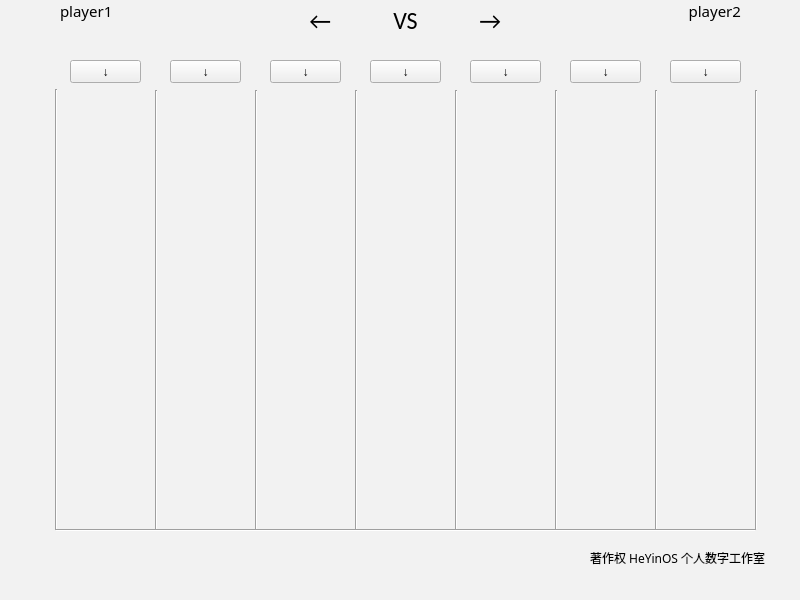
<?xml version="1.0" encoding="UTF-8"?>
<ui version="4.0">
 <class>MainWindow</class>
 <widget class="QMainWindow" name="MainWindow">
  <property name="geometry">
   <rect>
    <x>0</x>
    <y>0</y>
    <width>800</width>
    <height>600</height>
   </rect>
  </property>
  <property name="palette">
   <palette>
    <active>
     <colorrole role="Base">
      <brush brushstyle="SolidPattern">
       <color alpha="255">
        <red>255</red>
        <green>255</green>
        <blue>255</blue>
       </color>
      </brush>
     </colorrole>
     <colorrole role="Window">
      <brush brushstyle="SolidPattern">
       <color alpha="255">
        <red>242</red>
        <green>242</green>
        <blue>242</blue>
       </color>
      </brush>
     </colorrole>
    </active>
    <inactive>
     <colorrole role="Base">
      <brush brushstyle="SolidPattern">
       <color alpha="255">
        <red>255</red>
        <green>255</green>
        <blue>255</blue>
       </color>
      </brush>
     </colorrole>
     <colorrole role="Window">
      <brush brushstyle="SolidPattern">
       <color alpha="255">
        <red>242</red>
        <green>242</green>
        <blue>242</blue>
       </color>
      </brush>
     </colorrole>
    </inactive>
    <disabled>
     <colorrole role="Base">
      <brush brushstyle="SolidPattern">
       <color alpha="255">
        <red>242</red>
        <green>242</green>
        <blue>242</blue>
       </color>
      </brush>
     </colorrole>
     <colorrole role="Window">
      <brush brushstyle="SolidPattern">
       <color alpha="255">
        <red>242</red>
        <green>242</green>
        <blue>242</blue>
       </color>
      </brush>
     </colorrole>
    </disabled>
   </palette>
  </property>
  <property name="windowTitle">
   <string>MainWindow</string>
  </property>
  <widget class="QWidget" name="centralwidget">
   <widget class="QLabel" name="piece_00">
    <property name="geometry">
     <rect>
      <x>80</x>
      <y>450</y>
      <width>50</width>
      <height>50</height>
     </rect>
    </property>
    <property name="text">
     <string/>
    </property>
   </widget>
   <widget class="QLabel" name="piece_01">
    <property name="geometry">
     <rect>
      <x>180</x>
      <y>450</y>
      <width>50</width>
      <height>50</height>
     </rect>
    </property>
    <property name="text">
     <string/>
    </property>
   </widget>
   <widget class="QLabel" name="piece_02">
    <property name="geometry">
     <rect>
      <x>280</x>
      <y>450</y>
      <width>50</width>
      <height>50</height>
     </rect>
    </property>
    <property name="text">
     <string/>
    </property>
   </widget>
   <widget class="QLabel" name="piece_03">
    <property name="geometry">
     <rect>
      <x>380</x>
      <y>450</y>
      <width>50</width>
      <height>50</height>
     </rect>
    </property>
    <property name="text">
     <string/>
    </property>
   </widget>
   <widget class="QLabel" name="piece_04">
    <property name="geometry">
     <rect>
      <x>480</x>
      <y>450</y>
      <width>50</width>
      <height>50</height>
     </rect>
    </property>
    <property name="text">
     <string/>
    </property>
   </widget>
   <widget class="QLabel" name="piece_05">
    <property name="geometry">
     <rect>
      <x>580</x>
      <y>450</y>
      <width>50</width>
      <height>50</height>
     </rect>
    </property>
    <property name="text">
     <string/>
    </property>
   </widget>
   <widget class="QLabel" name="piece_06">
    <property name="geometry">
     <rect>
      <x>680</x>
      <y>450</y>
      <width>50</width>
      <height>50</height>
     </rect>
    </property>
    <property name="text">
     <string/>
    </property>
   </widget>
   <widget class="QLabel" name="piece_14">
    <property name="geometry">
     <rect>
      <x>480</x>
      <y>380</y>
      <width>50</width>
      <height>50</height>
     </rect>
    </property>
    <property name="text">
     <string/>
    </property>
   </widget>
   <widget class="QLabel" name="piece_11">
    <property name="geometry">
     <rect>
      <x>180</x>
      <y>380</y>
      <width>50</width>
      <height>50</height>
     </rect>
    </property>
    <property name="text">
     <string/>
    </property>
   </widget>
   <widget class="QLabel" name="piece_13">
    <property name="geometry">
     <rect>
      <x>380</x>
      <y>380</y>
      <width>50</width>
      <height>50</height>
     </rect>
    </property>
    <property name="text">
     <string/>
    </property>
   </widget>
   <widget class="QLabel" name="piece_15">
    <property name="geometry">
     <rect>
      <x>580</x>
      <y>380</y>
      <width>50</width>
      <height>50</height>
     </rect>
    </property>
    <property name="text">
     <string/>
    </property>
   </widget>
   <widget class="QLabel" name="piece_16">
    <property name="geometry">
     <rect>
      <x>680</x>
      <y>380</y>
      <width>50</width>
      <height>50</height>
     </rect>
    </property>
    <property name="text">
     <string/>
    </property>
   </widget>
   <widget class="QLabel" name="piece_10">
    <property name="geometry">
     <rect>
      <x>80</x>
      <y>380</y>
      <width>50</width>
      <height>50</height>
     </rect>
    </property>
    <property name="text">
     <string/>
    </property>
   </widget>
   <widget class="QLabel" name="piece_12">
    <property name="geometry">
     <rect>
      <x>280</x>
      <y>380</y>
      <width>50</width>
      <height>50</height>
     </rect>
    </property>
    <property name="text">
     <string/>
    </property>
   </widget>
   <widget class="QLabel" name="piece_25">
    <property name="geometry">
     <rect>
      <x>580</x>
      <y>310</y>
      <width>50</width>
      <height>50</height>
     </rect>
    </property>
    <property name="text">
     <string/>
    </property>
   </widget>
   <widget class="QLabel" name="piece_26">
    <property name="geometry">
     <rect>
      <x>680</x>
      <y>310</y>
      <width>50</width>
      <height>50</height>
     </rect>
    </property>
    <property name="text">
     <string/>
    </property>
   </widget>
   <widget class="QLabel" name="piece_21">
    <property name="geometry">
     <rect>
      <x>180</x>
      <y>310</y>
      <width>50</width>
      <height>50</height>
     </rect>
    </property>
    <property name="text">
     <string/>
    </property>
   </widget>
   <widget class="QLabel" name="piece_24">
    <property name="geometry">
     <rect>
      <x>480</x>
      <y>310</y>
      <width>50</width>
      <height>50</height>
     </rect>
    </property>
    <property name="text">
     <string/>
    </property>
   </widget>
   <widget class="QLabel" name="piece_23">
    <property name="geometry">
     <rect>
      <x>380</x>
      <y>310</y>
      <width>50</width>
      <height>50</height>
     </rect>
    </property>
    <property name="text">
     <string/>
    </property>
   </widget>
   <widget class="QLabel" name="piece_22">
    <property name="geometry">
     <rect>
      <x>280</x>
      <y>310</y>
      <width>50</width>
      <height>50</height>
     </rect>
    </property>
    <property name="text">
     <string/>
    </property>
   </widget>
   <widget class="QLabel" name="piece_20">
    <property name="geometry">
     <rect>
      <x>80</x>
      <y>310</y>
      <width>50</width>
      <height>50</height>
     </rect>
    </property>
    <property name="text">
     <string/>
    </property>
   </widget>
   <widget class="QLabel" name="piece_31">
    <property name="geometry">
     <rect>
      <x>180</x>
      <y>240</y>
      <width>50</width>
      <height>50</height>
     </rect>
    </property>
    <property name="text">
     <string/>
    </property>
   </widget>
   <widget class="QLabel" name="piece_32">
    <property name="geometry">
     <rect>
      <x>280</x>
      <y>240</y>
      <width>50</width>
      <height>50</height>
     </rect>
    </property>
    <property name="text">
     <string/>
    </property>
   </widget>
   <widget class="QLabel" name="piece_35">
    <property name="geometry">
     <rect>
      <x>580</x>
      <y>240</y>
      <width>50</width>
      <height>50</height>
     </rect>
    </property>
    <property name="text">
     <string/>
    </property>
   </widget>
   <widget class="QLabel" name="piece_33">
    <property name="geometry">
     <rect>
      <x>380</x>
      <y>240</y>
      <width>50</width>
      <height>50</height>
     </rect>
    </property>
    <property name="text">
     <string/>
    </property>
   </widget>
   <widget class="QLabel" name="piece_30">
    <property name="geometry">
     <rect>
      <x>80</x>
      <y>240</y>
      <width>50</width>
      <height>50</height>
     </rect>
    </property>
    <property name="text">
     <string/>
    </property>
   </widget>
   <widget class="QLabel" name="piece_36">
    <property name="geometry">
     <rect>
      <x>680</x>
      <y>240</y>
      <width>50</width>
      <height>50</height>
     </rect>
    </property>
    <property name="text">
     <string/>
    </property>
   </widget>
   <widget class="QLabel" name="piece_34">
    <property name="geometry">
     <rect>
      <x>480</x>
      <y>240</y>
      <width>50</width>
      <height>50</height>
     </rect>
    </property>
    <property name="text">
     <string/>
    </property>
   </widget>
   <widget class="QLabel" name="piece_40">
    <property name="geometry">
     <rect>
      <x>80</x>
      <y>170</y>
      <width>50</width>
      <height>50</height>
     </rect>
    </property>
    <property name="text">
     <string/>
    </property>
   </widget>
   <widget class="QLabel" name="piece_43">
    <property name="geometry">
     <rect>
      <x>380</x>
      <y>170</y>
      <width>50</width>
      <height>50</height>
     </rect>
    </property>
    <property name="text">
     <string/>
    </property>
   </widget>
   <widget class="QLabel" name="piece_46">
    <property name="geometry">
     <rect>
      <x>680</x>
      <y>170</y>
      <width>50</width>
      <height>50</height>
     </rect>
    </property>
    <property name="text">
     <string/>
    </property>
   </widget>
   <widget class="QLabel" name="piece_44">
    <property name="geometry">
     <rect>
      <x>480</x>
      <y>170</y>
      <width>50</width>
      <height>50</height>
     </rect>
    </property>
    <property name="text">
     <string/>
    </property>
   </widget>
   <widget class="QLabel" name="piece_42">
    <property name="geometry">
     <rect>
      <x>280</x>
      <y>170</y>
      <width>50</width>
      <height>50</height>
     </rect>
    </property>
    <property name="text">
     <string/>
    </property>
   </widget>
   <widget class="QLabel" name="piece_41">
    <property name="geometry">
     <rect>
      <x>180</x>
      <y>170</y>
      <width>50</width>
      <height>50</height>
     </rect>
    </property>
    <property name="text">
     <string/>
    </property>
   </widget>
   <widget class="QLabel" name="piece_45">
    <property name="geometry">
     <rect>
      <x>580</x>
      <y>170</y>
      <width>50</width>
      <height>50</height>
     </rect>
    </property>
    <property name="text">
     <string/>
    </property>
   </widget>
   <widget class="QLabel" name="piece_54">
    <property name="geometry">
     <rect>
      <x>480</x>
      <y>100</y>
      <width>50</width>
      <height>50</height>
     </rect>
    </property>
    <property name="text">
     <string/>
    </property>
   </widget>
   <widget class="QLabel" name="piece_53">
    <property name="geometry">
     <rect>
      <x>380</x>
      <y>100</y>
      <width>50</width>
      <height>50</height>
     </rect>
    </property>
    <property name="text">
     <string/>
    </property>
   </widget>
   <widget class="QLabel" name="piece_55">
    <property name="geometry">
     <rect>
      <x>580</x>
      <y>100</y>
      <width>50</width>
      <height>50</height>
     </rect>
    </property>
    <property name="text">
     <string/>
    </property>
   </widget>
   <widget class="QLabel" name="piece_56">
    <property name="geometry">
     <rect>
      <x>680</x>
      <y>100</y>
      <width>50</width>
      <height>50</height>
     </rect>
    </property>
    <property name="text">
     <string/>
    </property>
   </widget>
   <widget class="QLabel" name="piece_52">
    <property name="geometry">
     <rect>
      <x>280</x>
      <y>100</y>
      <width>50</width>
      <height>50</height>
     </rect>
    </property>
    <property name="text">
     <string/>
    </property>
   </widget>
   <widget class="QLabel" name="piece_50">
    <property name="geometry">
     <rect>
      <x>80</x>
      <y>100</y>
      <width>50</width>
      <height>50</height>
     </rect>
    </property>
    <property name="text">
     <string/>
    </property>
   </widget>
   <widget class="QLabel" name="piece_51">
    <property name="geometry">
     <rect>
      <x>180</x>
      <y>100</y>
      <width>50</width>
      <height>50</height>
     </rect>
    </property>
    <property name="text">
     <string/>
    </property>
   </widget>
   <widget class="QPushButton" name="pushButton_0">
    <property name="geometry">
     <rect>
      <x>70</x>
      <y>60</y>
      <width>71</width>
      <height>23</height>
     </rect>
    </property>
    <property name="text">
     <string>↓</string>
    </property>
   </widget>
   <widget class="Line" name="line">
    <property name="geometry">
     <rect>
      <x>48</x>
      <y>89</y>
      <width>16</width>
      <height>441</height>
     </rect>
    </property>
    <property name="orientation">
     <enum>Qt::Vertical</enum>
    </property>
   </widget>
   <widget class="Line" name="line_2">
    <property name="geometry">
     <rect>
      <x>56</x>
      <y>520</y>
      <width>700</width>
      <height>20</height>
     </rect>
    </property>
    <property name="orientation">
     <enum>Qt::Horizontal</enum>
    </property>
   </widget>
   <widget class="Line" name="line_3">
    <property name="geometry">
     <rect>
      <x>148</x>
      <y>90</y>
      <width>16</width>
      <height>440</height>
     </rect>
    </property>
    <property name="orientation">
     <enum>Qt::Vertical</enum>
    </property>
   </widget>
   <widget class="Line" name="line_4">
    <property name="geometry">
     <rect>
      <x>248</x>
      <y>90</y>
      <width>16</width>
      <height>440</height>
     </rect>
    </property>
    <property name="orientation">
     <enum>Qt::Vertical</enum>
    </property>
   </widget>
   <widget class="Line" name="line_5">
    <property name="geometry">
     <rect>
      <x>348</x>
      <y>90</y>
      <width>16</width>
      <height>440</height>
     </rect>
    </property>
    <property name="orientation">
     <enum>Qt::Vertical</enum>
    </property>
   </widget>
   <widget class="Line" name="line_6">
    <property name="geometry">
     <rect>
      <x>448</x>
      <y>90</y>
      <width>16</width>
      <height>440</height>
     </rect>
    </property>
    <property name="orientation">
     <enum>Qt::Vertical</enum>
    </property>
   </widget>
   <widget class="Line" name="line_7">
    <property name="geometry">
     <rect>
      <x>548</x>
      <y>90</y>
      <width>16</width>
      <height>440</height>
     </rect>
    </property>
    <property name="orientation">
     <enum>Qt::Vertical</enum>
    </property>
   </widget>
   <widget class="Line" name="line_8">
    <property name="geometry">
     <rect>
      <x>648</x>
      <y>90</y>
      <width>16</width>
      <height>440</height>
     </rect>
    </property>
    <property name="orientation">
     <enum>Qt::Vertical</enum>
    </property>
   </widget>
   <widget class="Line" name="line_9">
    <property name="geometry">
     <rect>
      <x>748</x>
      <y>90</y>
      <width>16</width>
      <height>440</height>
     </rect>
    </property>
    <property name="orientation">
     <enum>Qt::Vertical</enum>
    </property>
   </widget>
   <widget class="QLabel" name="fixedText_1">
    <property name="geometry">
     <rect>
      <x>380</x>
      <y>10</y>
      <width>51</width>
      <height>21</height>
     </rect>
    </property>
    <property name="font">
     <font>
      <family>Calibri</family>
      <pointsize>18</pointsize>
     </font>
    </property>
    <property name="text">
     <string>VS</string>
    </property>
    <property name="textFormat">
     <enum>Qt::AutoText</enum>
    </property>
    <property name="alignment">
     <set>Qt::AlignCenter</set>
    </property>
   </widget>
   <widget class="QLabel" name="player1turn">
    <property name="geometry">
     <rect>
      <x>280</x>
      <y>10</y>
      <width>51</width>
      <height>21</height>
     </rect>
    </property>
    <property name="font">
     <font>
      <family>Calibri</family>
      <pointsize>18</pointsize>
     </font>
    </property>
    <property name="text">
     <string>←</string>
    </property>
    <property name="textFormat">
     <enum>Qt::AutoText</enum>
    </property>
    <property name="alignment">
     <set>Qt::AlignRight|Qt::AlignTrailing|Qt::AlignVCenter</set>
    </property>
   </widget>
   <widget class="QLabel" name="player2turn">
    <property name="geometry">
     <rect>
      <x>450</x>
      <y>10</y>
      <width>51</width>
      <height>21</height>
     </rect>
    </property>
    <property name="font">
     <font>
      <family>Calibri</family>
      <pointsize>18</pointsize>
     </font>
    </property>
    <property name="text">
     <string>→</string>
    </property>
    <property name="textFormat">
     <enum>Qt::AutoText</enum>
    </property>
    <property name="alignment">
     <set>Qt::AlignRight|Qt::AlignTrailing|Qt::AlignVCenter</set>
    </property>
   </widget>
   <widget class="QLabel" name="playerIcon_1">
    <property name="geometry">
     <rect>
      <x>0</x>
      <y>0</y>
      <width>50</width>
      <height>50</height>
     </rect>
    </property>
    <property name="text">
     <string/>
    </property>
   </widget>
   <widget class="QLabel" name="playerIcon_2">
    <property name="geometry">
     <rect>
      <x>750</x>
      <y>0</y>
      <width>50</width>
      <height>50</height>
     </rect>
    </property>
    <property name="text">
     <string/>
    </property>
   </widget>
   <widget class="QLabel" name="playerName_1">
    <property name="geometry">
     <rect>
      <x>60</x>
      <y>0</y>
      <width>121</width>
      <height>21</height>
     </rect>
    </property>
    <property name="font">
     <font>
      <family>微软雅黑</family>
      <pointsize>11</pointsize>
     </font>
    </property>
    <property name="text">
     <string>player1</string>
    </property>
    <property name="textFormat">
     <enum>Qt::AutoText</enum>
    </property>
    <property name="alignment">
     <set>Qt::AlignLeading|Qt::AlignLeft|Qt::AlignVCenter</set>
    </property>
   </widget>
   <widget class="QLabel" name="playerName_2">
    <property name="geometry">
     <rect>
      <x>620</x>
      <y>0</y>
      <width>121</width>
      <height>21</height>
     </rect>
    </property>
    <property name="font">
     <font>
      <family>微软雅黑</family>
      <pointsize>11</pointsize>
     </font>
    </property>
    <property name="text">
     <string>player2</string>
    </property>
    <property name="textFormat">
     <enum>Qt::AutoText</enum>
    </property>
    <property name="alignment">
     <set>Qt::AlignRight|Qt::AlignTrailing|Qt::AlignVCenter</set>
    </property>
   </widget>
   <widget class="QPushButton" name="pushButton_1">
    <property name="geometry">
     <rect>
      <x>170</x>
      <y>60</y>
      <width>71</width>
      <height>23</height>
     </rect>
    </property>
    <property name="text">
     <string>↓</string>
    </property>
   </widget>
   <widget class="QPushButton" name="pushButton_2">
    <property name="geometry">
     <rect>
      <x>270</x>
      <y>60</y>
      <width>71</width>
      <height>23</height>
     </rect>
    </property>
    <property name="text">
     <string>↓</string>
    </property>
   </widget>
   <widget class="QPushButton" name="pushButton_3">
    <property name="geometry">
     <rect>
      <x>370</x>
      <y>60</y>
      <width>71</width>
      <height>23</height>
     </rect>
    </property>
    <property name="text">
     <string>↓</string>
    </property>
   </widget>
   <widget class="QPushButton" name="pushButton_4">
    <property name="geometry">
     <rect>
      <x>470</x>
      <y>60</y>
      <width>71</width>
      <height>23</height>
     </rect>
    </property>
    <property name="text">
     <string>↓</string>
    </property>
   </widget>
   <widget class="QPushButton" name="pushButton_5">
    <property name="geometry">
     <rect>
      <x>570</x>
      <y>60</y>
      <width>71</width>
      <height>23</height>
     </rect>
    </property>
    <property name="text">
     <string>↓</string>
    </property>
   </widget>
   <widget class="QPushButton" name="pushButton_6">
    <property name="geometry">
     <rect>
      <x>670</x>
      <y>60</y>
      <width>71</width>
      <height>23</height>
     </rect>
    </property>
    <property name="text">
     <string>↓</string>
    </property>
   </widget>
   <widget class="QLabel" name="label_15">
    <property name="geometry">
     <rect>
      <x>590</x>
      <y>550</y>
      <width>181</width>
      <height>16</height>
     </rect>
    </property>
    <property name="font">
     <font>
      <family>微软雅黑</family>
      <pointsize>9</pointsize>
      <weight>50</weight>
      <bold>false</bold>
     </font>
    </property>
    <property name="text">
     <string>著作权 HeYinOS 个人数字工作室</string>
    </property>
   </widget>
  </widget>
  <widget class="QMenuBar" name="menubar">
   <property name="geometry">
    <rect>
     <x>0</x>
     <y>0</y>
     <width>800</width>
     <height>23</height>
    </rect>
   </property>
  </widget>
 </widget>
 <resources/>
 <connections/>
</ui>
